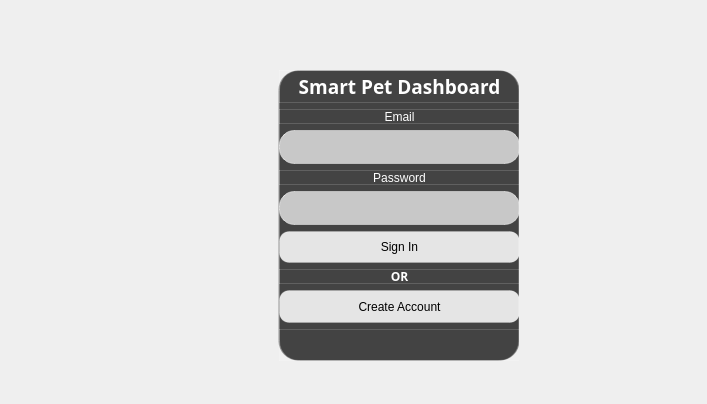
<?xml version="1.0" encoding="UTF-8"?>
<ui version="4.0">
 <class>Login</class>
 <widget class="QMainWindow" name="Login">
  <property name="geometry">
   <rect>
    <x>0</x>
    <y>0</y>
    <width>707</width>
    <height>404</height>
   </rect>
  </property>
  <property name="windowTitle">
   <string>MainWindow</string>
  </property>
  <property name="styleSheet">
   <string notr="true">
QLabel {
    color: white;
}

QFrame#loginFrame {
    background-color: rgba(0, 0, 0, 130);
    border-radius: 15px;
}

QFrame#loginFrame QLabel {
    color: white;
    font-weight: bold;
}

QFrame#loginFrame QLineEdit {
    background-color: rgba(255, 255, 255, 230);
    color: black;
    border-radius: 6px;
    padding: 5px;
}

QFrame#loginFrame QPushButton {
    background-color: #ff7a2f;
    color: white;
    border-radius: 6px;
    padding: 6px;
}</string>
  </property>
  <widget class="QWidget" name="centralwidget">
   <widget class="QLabel" name="label_7">
    <property name="geometry">
     <rect>
      <x>0</x>
      <y>0</y>
      <width>201</width>
      <height>171</height>
     </rect>
    </property>
    <property name="text">
     <string/>
    </property>
    <property name="pixmap">
     <pixmap resource="resources.qrc">:/images/kevin.jpg</pixmap>
    </property>
    <property name="scaledContents">
     <bool>true</bool>
    </property>
   </widget>
   <widget class="QLabel" name="label_8">
    <property name="geometry">
     <rect>
      <x>0</x>
      <y>170</y>
      <width>201</width>
      <height>241</height>
     </rect>
    </property>
    <property name="text">
     <string/>
    </property>
    <property name="pixmap">
     <pixmap resource="resources.qrc">:/images/Screenshot_20260411-122723.Messages (1).png</pixmap>
    </property>
    <property name="scaledContents">
     <bool>true</bool>
    </property>
   </widget>
   <widget class="QLabel" name="label_10">
    <property name="geometry">
     <rect>
      <x>200</x>
      <y>0</y>
      <width>171</width>
      <height>171</height>
     </rect>
    </property>
    <property name="text">
     <string/>
    </property>
    <property name="pixmap">
     <pixmap resource="resources.qrc">:/images/Screenshot_20260411-122618.Messages (1).png</pixmap>
    </property>
    <property name="scaledContents">
     <bool>true</bool>
    </property>
   </widget>
   <widget class="QLabel" name="label_9">
    <property name="geometry">
     <rect>
      <x>370</x>
      <y>280</y>
      <width>151</width>
      <height>131</height>
     </rect>
    </property>
    <property name="text">
     <string/>
    </property>
    <property name="pixmap">
     <pixmap resource="resources.qrc">:/images/leonard.jpg</pixmap>
    </property>
    <property name="scaledContents">
     <bool>true</bool>
    </property>
   </widget>
   <widget class="QLabel" name="label_11">
    <property name="geometry">
     <rect>
      <x>200</x>
      <y>170</y>
      <width>200</width>
      <height>241</height>
     </rect>
    </property>
    <property name="minimumSize">
     <size>
      <width>200</width>
      <height>0</height>
     </size>
    </property>
    <property name="text">
     <string/>
    </property>
    <property name="pixmap">
     <pixmap resource="resources.qrc">:/images/Screenshot_20260411-122650.Messages (1).png</pixmap>
    </property>
    <property name="scaledContents">
     <bool>true</bool>
    </property>
   </widget>
   <widget class="QLabel" name="label_12">
    <property name="geometry">
     <rect>
      <x>370</x>
      <y>0</y>
      <width>141</width>
      <height>281</height>
     </rect>
    </property>
    <property name="text">
     <string/>
    </property>
    <property name="pixmap">
     <pixmap resource="resources.qrc">:/images/Screenshot_20260411-122716.Messages (1).png</pixmap>
    </property>
    <property name="scaledContents">
     <bool>true</bool>
    </property>
   </widget>
   <widget class="QLabel" name="label">
    <property name="geometry">
     <rect>
      <x>500</x>
      <y>180</y>
      <width>211</width>
      <height>231</height>
     </rect>
    </property>
    <property name="minimumSize">
     <size>
      <width>50</width>
      <height>0</height>
     </size>
    </property>
    <property name="text">
     <string/>
    </property>
    <property name="pixmap">
     <pixmap resource="resources.qrc">:/images/LoLo fixed.jpg</pixmap>
    </property>
    <property name="scaledContents">
     <bool>true</bool>
    </property>
   </widget>
   <widget class="QLabel" name="label_2">
    <property name="geometry">
     <rect>
      <x>510</x>
      <y>0</y>
      <width>201</width>
      <height>181</height>
     </rect>
    </property>
    <property name="text">
     <string/>
    </property>
    <property name="pixmap">
     <pixmap resource="resources.qrc">:/images/Screenshot_20260411-122742.Messages-EDIT (1).jpg</pixmap>
    </property>
    <property name="scaledContents">
     <bool>true</bool>
    </property>
   </widget>
   <widget class="QFrame" name="frame_2">
    <property name="geometry">
     <rect>
      <x>278</x>
      <y>70</y>
      <width>241</width>
      <height>291</height>
     </rect>
    </property>
    <property name="sizePolicy">
     <sizepolicy hsizetype="Expanding" vsizetype="Expanding">
      <horstretch>0</horstretch>
      <verstretch>0</verstretch>
     </sizepolicy>
    </property>
    <property name="minimumSize">
     <size>
      <width>100</width>
      <height>0</height>
     </size>
    </property>
    <property name="maximumSize">
     <size>
      <width>300</width>
      <height>16777215</height>
     </size>
    </property>
    <property name="styleSheet">
     <string notr="true">background-color: rgba(0, 0, 0, 120);
border-radius: 20px;
border: 1px solid rgba(255, 255, 255, 40);</string>
    </property>
    <property name="frameShape">
     <enum>QFrame::Shape::StyledPanel</enum>
    </property>
    <property name="frameShadow">
     <enum>QFrame::Shadow::Raised</enum>
    </property>
    <widget class="QWidget" name="formLayoutWidget">
     <property name="geometry">
      <rect>
       <x>1</x>
       <y>0</y>
       <width>241</width>
       <height>291</height>
      </rect>
     </property>
     <layout class="QVBoxLayout" name="loginlayout">
      <property name="sizeConstraint">
       <enum>QLayout::SizeConstraint::SetNoConstraint</enum>
      </property>
      <item>
       <widget class="QLabel" name="lblStatus">
        <property name="sizePolicy">
         <sizepolicy hsizetype="Expanding" vsizetype="Preferred">
          <horstretch>0</horstretch>
          <verstretch>0</verstretch>
         </sizepolicy>
        </property>
        <property name="maximumSize">
         <size>
          <width>20000</width>
          <height>100</height>
         </size>
        </property>
        <property name="font">
         <font>
          <family>Californian FB</family>
          <pointsize>14</pointsize>
          <italic>false</italic>
          <bold>true</bold>
          <underline>false</underline>
         </font>
        </property>
        <property name="styleSheet">
         <string notr="true">background: transparent;
color: white
</string>
        </property>
        <property name="text">
         <string>Smart Pet Dashboard</string>
        </property>
        <property name="alignment">
         <set>Qt::AlignmentFlag::AlignCenter</set>
        </property>
        <property name="wordWrap">
         <bool>false</bool>
        </property>
       </widget>
      </item>
      <item>
       <widget class="QLabel" name="label_6">
        <property name="maximumSize">
         <size>
          <width>16777215</width>
          <height>15</height>
         </size>
        </property>
        <property name="styleSheet">
         <string notr="true">background: transparent;</string>
        </property>
        <property name="text">
         <string>Email</string>
        </property>
        <property name="alignment">
         <set>Qt::AlignmentFlag::AlignCenter</set>
        </property>
        <property name="wordWrap">
         <bool>true</bool>
        </property>
       </widget>
      </item>
      <item>
       <widget class="QLineEdit" name="editEmail">
        <property name="minimumSize">
         <size>
          <width>0</width>
          <height>0</height>
         </size>
        </property>
        <property name="maximumSize">
         <size>
          <width>16777215</width>
          <height>60</height>
         </size>
        </property>
        <property name="font">
         <font>
          <pointsize>-1</pointsize>
         </font>
        </property>
        <property name="styleSheet">
         <string notr="true">QLineEdit {
    background-color: rgba(255, 255, 255, 180);
    border-radius: 15px;
    padding: 8px;
    font-size: 11px;
    color: black;
    border: 1px solid rgba(255, 255, 255, 120);
}

QLineEdit:focus {
    background-color: rgba(255, 255, 255, 220);
    border: 2px solid rgba(255, 255, 255, 200);
}

QLineEdit::placeholder {
    color: rgba(0, 0, 0, 120);
}</string>
        </property>
       </widget>
      </item>
      <item>
       <widget class="QLabel" name="label_13">
        <property name="maximumSize">
         <size>
          <width>16777215</width>
          <height>15</height>
         </size>
        </property>
        <property name="styleSheet">
         <string notr="true">background: transparent;</string>
        </property>
        <property name="text">
         <string>Password</string>
        </property>
        <property name="alignment">
         <set>Qt::AlignmentFlag::AlignCenter</set>
        </property>
        <property name="wordWrap">
         <bool>true</bool>
        </property>
       </widget>
      </item>
      <item>
       <widget class="QLineEdit" name="editPass">
        <property name="minimumSize">
         <size>
          <width>100</width>
          <height>0</height>
         </size>
        </property>
        <property name="maximumSize">
         <size>
          <width>300</width>
          <height>60</height>
         </size>
        </property>
        <property name="font">
         <font>
          <pointsize>-1</pointsize>
         </font>
        </property>
        <property name="styleSheet">
         <string notr="true">QLineEdit {
    background-color: rgba(255, 255, 255, 180);
    border-radius: 15px;
    padding: 8px;
    font-size: 11px;
    color: black;
    border: 1px solid rgba(255, 255, 255, 120);
}

QLineEdit:focus {
    background-color: rgba(255, 255, 255, 220);
    border: 2px solid rgba(255, 255, 255, 200);
}

QLineEdit::placeholder {
    color: rgba(0, 0, 0, 120);
}</string>
        </property>
       </widget>
      </item>
      <item>
       <widget class="QPushButton" name="btnSignIn">
        <property name="maximumSize">
         <size>
          <width>16777215</width>
          <height>60</height>
         </size>
        </property>
        <property name="styleSheet">
         <string notr="true">background-color: rgba(255, 255, 255, 220);
color: black;
border-radius: 10px;
padding: 8px;</string>
        </property>
        <property name="text">
         <string>Sign In</string>
        </property>
       </widget>
      </item>
      <item>
       <widget class="QLabel" name="label_14">
        <property name="maximumSize">
         <size>
          <width>16777215</width>
          <height>15</height>
         </size>
        </property>
        <property name="font">
         <font>
          <family>Californian FB</family>
          <italic>false</italic>
          <bold>true</bold>
         </font>
        </property>
        <property name="styleSheet">
         <string notr="true">background: transparent;</string>
        </property>
        <property name="text">
         <string>OR</string>
        </property>
        <property name="alignment">
         <set>Qt::AlignmentFlag::AlignCenter</set>
        </property>
       </widget>
      </item>
      <item>
       <widget class="QPushButton" name="btnCreateAccount">
        <property name="maximumSize">
         <size>
          <width>16777215</width>
          <height>60</height>
         </size>
        </property>
        <property name="styleSheet">
         <string notr="true">background-color: rgba(255, 255, 255, 220);
color: black;
border-radius: 10px;
padding: 8px;</string>
        </property>
        <property name="text">
         <string>Create Account</string>
        </property>
       </widget>
      </item>
      <item>
       <widget class="QLabel" name="label_3">
        <property name="styleSheet">
         <string notr="true">background: transparent;</string>
        </property>
        <property name="text">
         <string/>
        </property>
       </widget>
      </item>
     </layout>
    </widget>
   </widget>
   <zorder>label</zorder>
   <zorder>label_2</zorder>
   <zorder>label_9</zorder>
   <zorder>label_12</zorder>
   <zorder>label_10</zorder>
   <zorder>label_11</zorder>
   <zorder>label_7</zorder>
   <zorder>label_8</zorder>
   <zorder>frame_2</zorder>
  </widget>
 </widget>
 <resources>
  <include location="resources.qrc"/>
 </resources>
 <connections/>
</ui>
